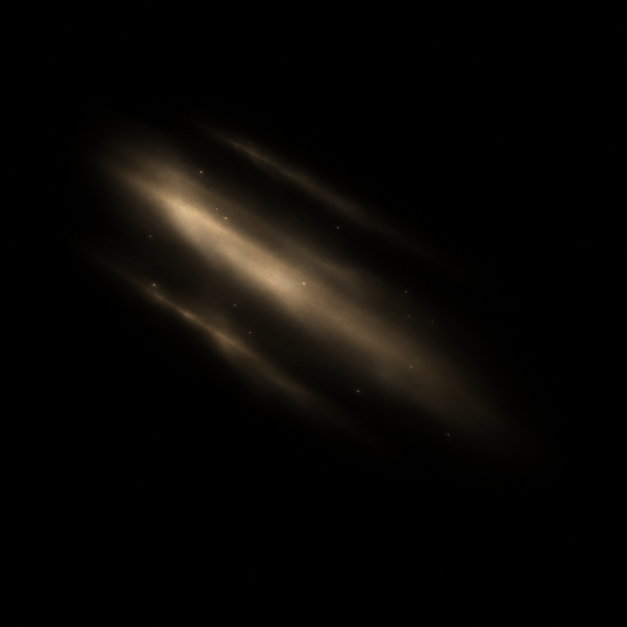
#> input picture assets/source/atmosphere/sunshaft-candidate.png, 1254 x 1254 px (shown at 1/2 size)
$ python prepare_forest_atmosphere.py
#> lines starting #> are read from the running program, lines starting #| are printed output that depends on the picture; after the words box and inside, x2 and y2 are one past the last pixel; in counts of white or black regions, pixels touching at a corner belong together
#!/usr/bin/env python3
"""Mechanically pack the generated light candidate; never paint replacement art."""
import hashlib
import json
from pathlib import Path

import numpy as np
from PIL import Image

ROOT = Path(__file__).resolve().parents[1]
SOURCE = ROOT / "assets/source/atmosphere/sunshaft-candidate.png"
GENERATION = ROOT / "tools/extract/forest_atmosphere_generation.json"
OUTPUT = ROOT / "assets/art/effects/forest-atmosphere.webp"


def record(path):
    return {"path": str(path.relative_to(ROOT)), "sha256": hashlib.sha256(path.read_bytes()).hexdigest()}


def hull(points):
    points = sorted(set(points))

    def cross(origin, a, b):
        return (a[0] - origin[0]) * (b[1] - origin[1]) - (a[1] - origin[1]) * (b[0] - origin[0])

    lower, upper = [], []
    for point in points:
        while len(lower) >= 2 and cross(lower[-2], lower[-1], point) <= 0:
            lower.pop()
        lower.append(point)
    for point in reversed(points):
        while len(upper) >= 2 and cross(upper[-2], upper[-1], point) <= 0:
            upper.pop()
        upper.append(point)
    return lower[:-1] + upper[:-1]


def main():
    image = Image.open(SOURCE).convert("RGB")
#> image is the input picture: PIL image 1254x1254 RGB; mean R, G, B 8.5, 6.9, 4.8
    pixels = np.array(image)
    # Mechanical black-matte cleanup only. The complete generated source remains untouched.
    pixels[pixels.max(axis=2) <= 2] = 0
#> pixels: shape (1254, 1254, 3); 12.05% of pixels changed, all inside (x1, y1, x2, y2) = (0, 0, 1254, 1254)
    image = Image.fromarray(pixels).resize((768, 768), Image.Resampling.LANCZOS)
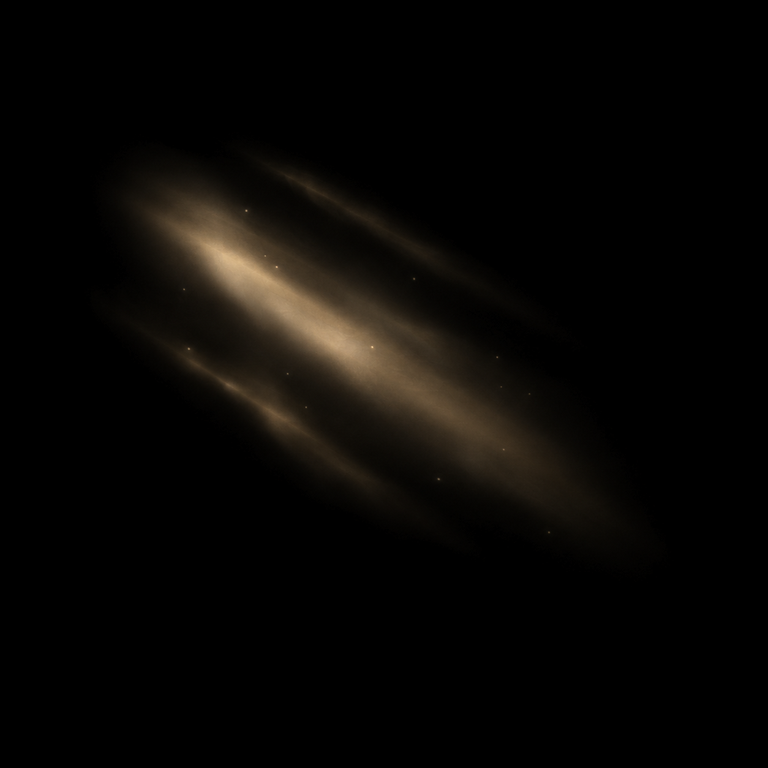
#> image: PIL image 768x768 RGB; mean R, G, B 8.4, 6.8, 4.7
    pixels = np.array(image)
    pixels[pixels.max(axis=2) <= 2] = 0
#> pixels: shape (768, 768, 3)
    image = Image.fromarray(pixels)
    OUTPUT.parent.mkdir(parents=True, exist_ok=True)
    image.save(OUTPUT, "WEBP", quality=94, method=6)
    deployed = np.array(Image.open(OUTPUT).convert("RGB"))
    luminance = deployed @ np.array([0.2126, 0.7152, 0.0722])
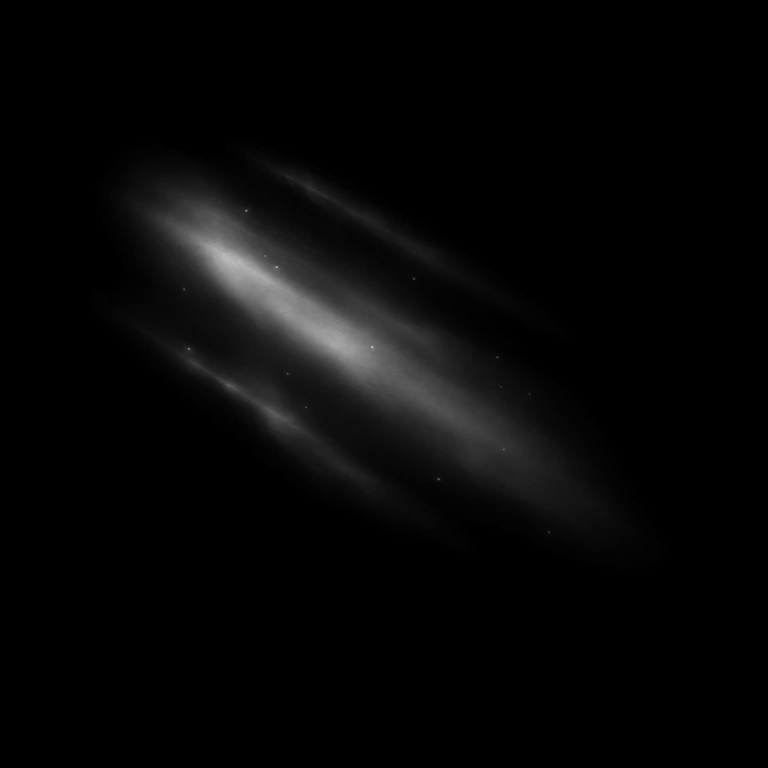
#> luminance: shape (768, 768) float64; min 0, max 202.6, mean 7
    yy, xx = np.indices(luminance.shape)
    strong = luminance > 8
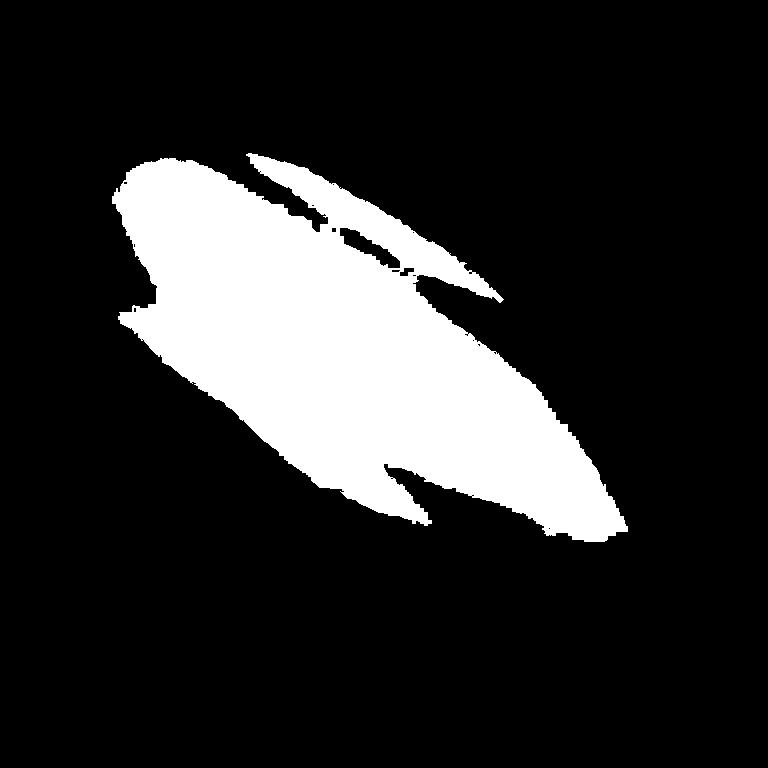
#> strong: shape (768, 768) bool; 17.1% white; 1 white region, box (x1, y1, x2, y2) and area: (112, 153, 628, 542) 100908
    weights = luminance * strong
    pivot = [round(float((xx * weights).sum() / weights.sum()), 4), round(float((yy * weights).sum() / weights.sum()), 4)]
#> pivot = [327.8, 334.3]
    # A convex source envelope avoids spending fill rate on a full black rectangle.
    # It includes every decoded pixel brighter than3/255, with pixel-corner coverage.
    boundary = []
    for y, row in enumerate(deployed.max(axis=2) > 3):
        xs = np.flatnonzero(row)
        if xs.size:
            first, last = int(xs[0]), int(xs[-1]) + 1
            boundary.extend([(first, y), (last, y), (first, y + 1), (last, y + 1)])
#> this loop made 768 passes
#> (first, last) on passes 144 to 155: (230, 232), (147, 256), (147, 269), (144, 270), (138, 271), (136, 272), (136, 272), (136, 277), (136, 279), (128, 284), (128, 285), (128, 288)
#> after the loop, boundary = 1700 pairs, first value 92 to 663, second value 143 to 568
    outline = hull(boundary)
#> in hull, `points = sorted(set(points))`: points = 1236 pairs, first value 92 to 663, second value 143 to 568
#> the loop in hull, `for point in points:` made 1236 passes
#> point on passes 1 to 3: (92, 298), (92, 299), (92, 300)
#> after the loop in hull, `for point in points:`: lower = [(92, 298), (97, 192), (107, 173), (115, 160), (128, 152), (138, 147), (147, 144), (230, 143), (232, 143), (256, 144), (269, 145), (308, 160), (341, 176), (388, 203), (422, 224), (491, 268), (543, 307), (560, 328), (663, 543), (663, 544)]
#> the loop in hull, `for point in reversed(points):` made 1236 passes
#> point on passes 1 to 3: (663, 544), (663, 543), (660, 552)
#> after the loop in hull, `for point in reversed(points):`: upper = [(663, 544), (660, 552), (656, 560), (632, 568), (624, 568), (604, 567), (466, 552), (460, 551), (456, 550), (394, 531), (326, 504), (324, 503), (311, 496), (299, 488), (268, 464), (152, 370), (97, 315), (94, 308), (92, 300), (92, 298)]
#> outline = 38 pairs, first value 92 to 663, second value 143 to 568
    area = abs(sum(a[0] * b[1] - b[0] * a[1] for a, b in zip(outline, outline[1:] + outline[:1]))) * 0.5
#> area = 145065
    result = {
        "version": 1,
        "trial_only": True,
        "source": record(SOURCE),
        "generation": record(GENERATION),
        "references": [record(ROOT / "assets/source/style/approved-game-reference.jpg"), record(ROOT / "assets/source/atmosphere/reference-current.png")],
        "texture": dict(record(OUTPUT), size=list(image.size), blend="add"),
        "pivot": pivot,
        "source_envelope": outline,
        "envelope_fraction": round(area / (768 * 768), 5),
        "shafts": [{"world_width": 380.0, "opacity": 0.30}, {"world_width": 440.0, "opacity": 0.25}],
        "z_index": -9,
        "extra_dust_draws": 0,
        "review": "Technical trial only. Two world-anchored generated light textures behind actors and real canopy shade. Embedded dust is static. This provides direction and atmosphere, not reconstructed3D volume, face normals or occlusion. Original source retained; cleanup zeros only <=2RGB background, then uniform resize and WebP packing."
    }
    (ROOT / "assets/data/forest_atmosphere.json").write_text(json.dumps(result, ensure_ascii=False, indent=1) + "\n")
    print(f"Atmosphere trial packed: {image.size}, {len(outline)}-point envelope, {result['envelope_fraction']:.1%} of a full rectangle")


if __name__ == "__main__":
#> (the run stopped early here; a loop or call above may not have finished)
